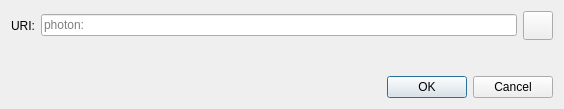
<?xml version="1.0" encoding="UTF-8"?>
<ui version="4.0">
 <class>OpenURIDialog</class>
 <widget class="QDialog" name="OpenURIDialog">
  <property name="geometry">
   <rect>
    <x>0</x>
    <y>0</y>
    <width>564</width>
    <height>109</height>
   </rect>
  </property>
  <property name="windowTitle">
   <string>Open Photon URI</string>
  </property>
  <layout class="QVBoxLayout" name="verticalLayout">
   <item>
    <layout class="QHBoxLayout" name="horizontalLayout">
     <item>
      <widget class="QLabel" name="label">
       <property name="text">
        <string>URI:</string>
       </property>
      </widget>
     </item>
     <item>
      <widget class="QValidatedLineEdit" name="uriEdit">
       <property name="placeholderText">
        <string notr="true">photon:</string>
       </property>
      </widget>
     </item>
     <item>
      <widget class="QToolButton" name="pasteButton">
       <property name="toolTip">
        <string extracomment="Tooltip text for button that allows you to paste an address that is in your clipboard.">Paste address from clipboard</string>
       </property>
       <property name="text">
        <string/>
       </property>
       <property name="icon">
        <iconset resource="../bitcoin.qrc">
         <normaloff>:/icons/editpaste</normaloff>:/icons/editpaste
        </iconset>
       </property>
       <property name="iconSize">
        <size>
         <width>22</width>
         <height>22</height>
        </size>
       </property>
      </widget>
     </item>
    </layout>
   </item>
   <item>
    <spacer name="verticalSpacer">
     <property name="orientation">
      <enum>Qt::Vertical</enum>
     </property>
     <property name="sizeHint" stdset="0">
      <size>
       <width>20</width>
       <height>40</height>
      </size>
     </property>
    </spacer>
   </item>
   <item>
    <widget class="QDialogButtonBox" name="buttonBox">
     <property name="orientation">
      <enum>Qt::Horizontal</enum>
     </property>
     <property name="standardButtons">
      <set>QDialogButtonBox::Cancel|QDialogButtonBox::Ok</set>
     </property>
    </widget>
   </item>
  </layout>
 </widget>
 <customwidgets>
  <customwidget>
   <class>QValidatedLineEdit</class>
   <extends>QLineEdit</extends>
   <header>qt/qvalidatedlineedit.h</header>
  </customwidget>
 </customwidgets>
 <resources/>
 <connections>
  <connection>
   <sender>buttonBox</sender>
   <signal>accepted()</signal>
   <receiver>OpenURIDialog</receiver>
   <slot>accept()</slot>
   <hints>
    <hint type="sourcelabel">
     <x>248</x>
     <y>254</y>
    </hint>
    <hint type="destinationlabel">
     <x>157</x>
     <y>274</y>
    </hint>
   </hints>
  </connection>
  <connection>
   <sender>buttonBox</sender>
   <signal>rejected()</signal>
   <receiver>OpenURIDialog</receiver>
   <slot>reject()</slot>
   <hints>
    <hint type="sourcelabel">
     <x>316</x>
     <y>260</y>
    </hint>
    <hint type="destinationlabel">
     <x>286</x>
     <y>274</y>
    </hint>
   </hints>
  </connection>
 </connections>
</ui>
